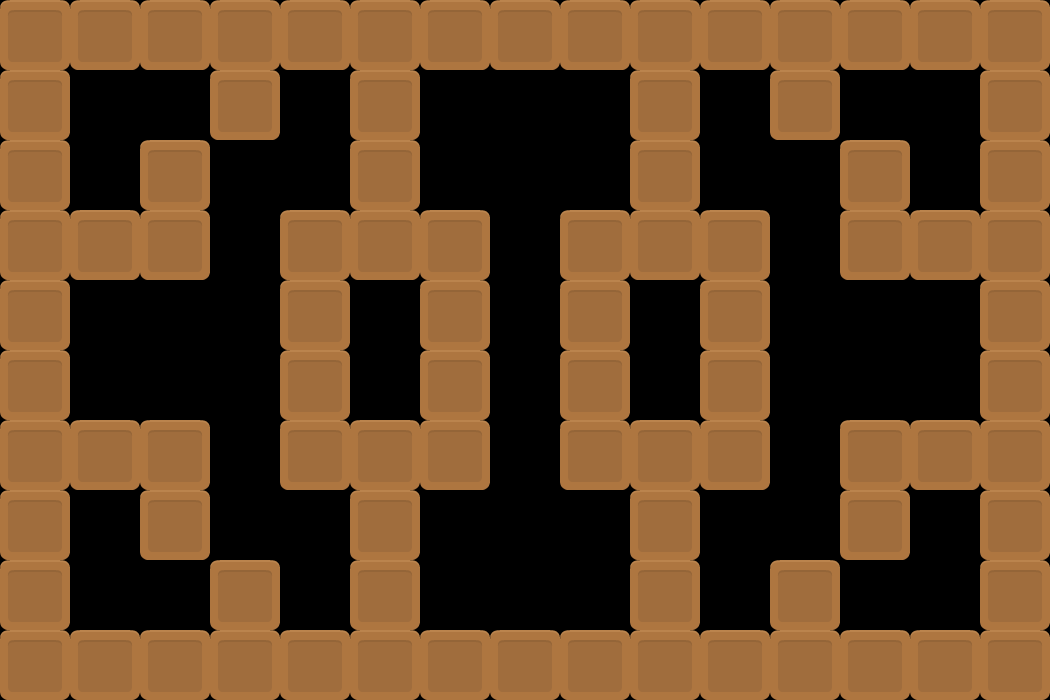

Below is a game level as drawn by its tile map, then a one-line description and the .tmx file that defines it, in full:
An orthogonal 15x10 tile map with 70x70 px tiles, 1 tile layer (Tile Layer 1) and 5 objects (4x platform, box).

<map version="1.0" tiledversion="1.0.1" orientation="orthogonal" renderorder="right-down" width="15" height="10" tilewidth="70" tileheight="70" nextobjectid="6">
 <tileset firstgid="1" name="tiles_spritesheet" tilewidth="70" tileheight="70" spacing="2" tilecount="156" columns="12">
  <image source="tiles_spritesheet.png" width="914" height="936" />
 </tileset>
 <layer name="Tile Layer 1" width="15" height="10">
  <data encoding="csv">
73,73,73,73,73,73,73,73,73,73,73,73,73,73,73,
73,0,0,73,0,73,0,0,0,73,0,73,0,0,73,
73,0,73,0,0,73,0,0,0,73,0,0,73,0,73,
73,73,73,0,73,73,73,0,73,73,73,0,73,73,73,
73,0,0,0,73,0,73,0,73,0,73,0,0,0,73,
73,0,0,0,73,0,73,0,73,0,73,0,0,0,73,
73,73,73,0,73,73,73,0,73,73,73,0,73,73,73,
73,0,73,0,0,73,0,0,0,73,0,0,73,0,73,
73,0,0,73,0,73,0,0,0,73,0,73,0,0,73,
73,73,73,73,73,73,73,73,73,73,73,73,73,73,73
</data>
 </layer>
 <objectgroup name="Object Layer 1">
  <object id="1" name="platform" type="platform" x="2.66667" y="65.3333" width="1036" height="2.66667" />
  <object id="2" name="platform" type="platform" x="61.3333" y="42.6667" width="2.66667" height="625.333" />
  <object id="3" name="platform" type="platform" x="37.3333" y="633.333" width="970.667" height="1.33333" />
  <object id="4" name="platform" type="platform" x="981.333" y="38.6667" width="6.66667" height="641.333" />
  <object id="5" name="box" type="box" x="206.667" y="66.6667" width="73.3333" height="72" />
 </objectgroup>
</map>
